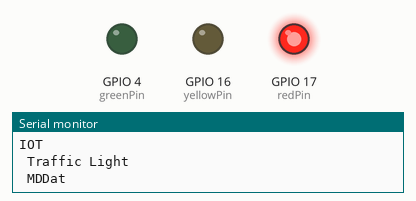
Recording of a program running on a simulated ESP32. Parts: output pins drawn as LEDs (lit = HIGH), the last lines printed to the serial monitor.

Above: at 2.5 s.
At 7.5 s:
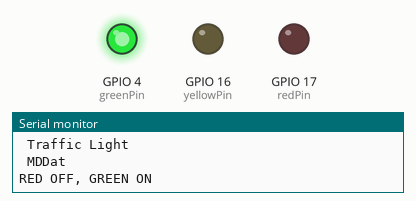
At 11.0 s:
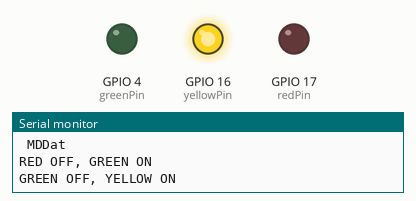
Timing chart, 0 to 15.6 s (numbered marks = the images above):
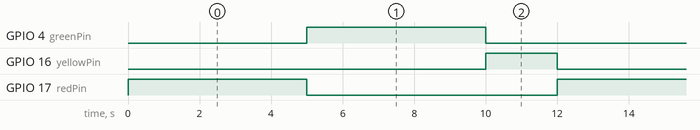

Measured:
- by itself, GPIO 4 (greenPin), GPIO 17 (redPin): alternates HIGH for 5.0 s and LOW for 7.0 s
- by itself, GPIO 16 (yellowPin): alternates HIGH for 2.0 s and LOW for 10.0 s
- by itself, everything shown: repeats every 12.0 s, in 3 steps

The program:

main.cpp
```cpp
#include <Arduino.h>

const int redPin = 17;
const int yellowPin = 16;
const int greenPin = 4;

unsigned long timeStart = 0;
int state = 0;

void setup() {
  Serial.begin(115200);
  Serial.println("IOT \n Traffic Light \n MDDat");
  pinMode(redPin, OUTPUT);
  pinMode(yellowPin, OUTPUT);
  pinMode(greenPin, OUTPUT);
  digitalWrite(redPin, HIGH);
  digitalWrite(yellowPin, LOW);
  digitalWrite(greenPin, LOW);
  timeStart = millis();
}

void loop() {
  unsigned long now = millis();

  if (state == 0 && now - timeStart >= 5000) { // Đỏ -> Xanh
    digitalWrite(redPin, LOW);
    digitalWrite(greenPin, HIGH);
    state = 1;
    timeStart = now;
    Serial.println("RED OFF, GREEN ON");
  }
  else if (state == 1 && now - timeStart >= 5000) { // Xanh -> Vàng
    digitalWrite(greenPin, LOW);
    digitalWrite(yellowPin, HIGH);
    state = 2;
    timeStart = now;
    Serial.println("GREEN OFF, YELLOW ON");
  }
  else if (state == 2 && now - timeStart >= 2000) { // Vàng -> Đỏ
    digitalWrite(yellowPin, LOW);
    digitalWrite(redPin, HIGH);
    state = 0;
    timeStart = now;
    Serial.println("YELLOW OFF, RED ON");
  }
}
```
